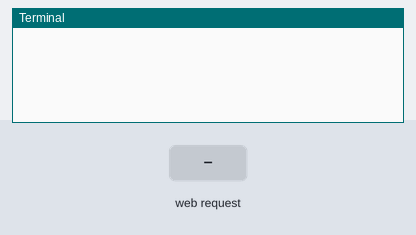
Bench run of a program on a simulated Raspberry Pi (BCM pin numbers). Shown: the last lines printed to the terminal. The inputs (shaded band) are chosen by the test bench. The camera gives no picture and a still takes 0.5 s; the clock reads 2024-03-15 10:24:30 at power-on unless the program sets it.

Above: at 1.2 s.
1.3 s: HTTP request for / received
At 2.5 s:
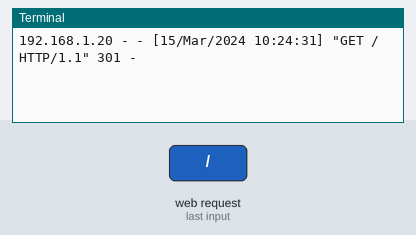
2.8 s: HTTP request for /index.html received
At 3.9 s:
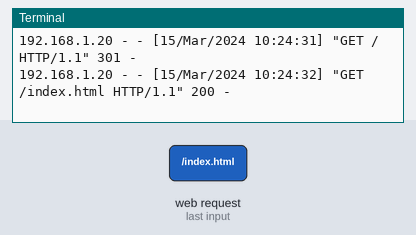
4.3 s: HTTP request for /stream.mjpg received
At 5.1 s:
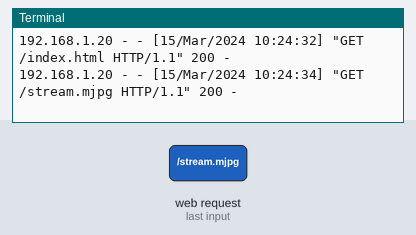

Measured:
- after the input at 1.3 s, the terminal: prints a new line at once (image 1)
- after the input at 2.8 s, the terminal: prints a new line at once (image 2)
- after the input at 4.3 s, the terminal: prints a new line at once (image 3)

The program:

Video-Stream.py
```python
# Web streaming example
# Source code from the official PiCamera package
# http://picamera.readthedocs.io/en/latest/recipes2.html#web-streaming

import io
import picamera
import logging
import socketserver
from threading import Condition
from http import server

PAGE="""\
<html>
<head>
<title>Raspberry Pi - Surveillance Camera</title>
</head>
<body>
<!--<center><h1>Raspberry Pi - Surveillance Camera</h1></center>-->
<center><img src="stream.mjpg" width="1280" height="960"></center>
</body>
</html>
"""

class StreamingOutput(object):
    def __init__(self):
        self.frame = None
        self.buffer = io.BytesIO()
        self.condition = Condition()

    def write(self, buf):
        if buf.startswith(b'\xff\xd8'):
            # New frame, copy the existing buffer's content and notify all
            # clients it's available
            self.buffer.truncate()
            with self.condition:
                self.frame = self.buffer.getvalue()
                self.condition.notify_all()
            self.buffer.seek(0)
        return self.buffer.write(buf)

class StreamingHandler(server.BaseHTTPRequestHandler):
    def do_GET(self):
        if self.path == '/':
            self.send_response(301)
            self.send_header('Location', '/index.html')
            self.end_headers()
        elif self.path == '/index.html':
            content = PAGE.encode('utf-8')
            self.send_response(200)
            self.send_header('Content-Type', 'text/html')
            self.send_header('Content-Length', len(content))
            self.end_headers()
            self.wfile.write(content)
        elif self.path == '/stream.mjpg':
            self.send_response(200)
            self.send_header('Age', 0)
            self.send_header('Cache-Control', 'no-cache, private')
            self.send_header('Pragma', 'no-cache')
            self.send_header('Content-Type', 'multipart/x-mixed-replace; boundary=FRAME')
            self.end_headers()
            try:
                while True:
                    with output.condition:
                        output.condition.wait()
                        frame = output.frame
                    self.wfile.write(b'--FRAME\r\n')
                    self.send_header('Content-Type', 'image/jpeg')
                    self.send_header('Content-Length', len(frame))
                    self.end_headers()
                    self.wfile.write(frame)
                    self.wfile.write(b'\r\n')
            except Exception as e:
                logging.warning(
                    'Removed streaming client %s: %s',
                    self.client_address, str(e))
        else:
            self.send_error(404)
            self.end_headers()

class StreamingServer(socketserver.ThreadingMixIn, server.HTTPServer):
    allow_reuse_address = True
    daemon_threads = True

with picamera.PiCamera(resolution='640x480', framerate=24) as camera:
    output = StreamingOutput()
    #Uncomment the next line to change your Pi's Camera rotation (in degrees)
    #camera.rotation = 90
    camera.start_recording(output, format='mjpeg')
    try:
        portNum = 8000
        address = ('', portNum)
        server = StreamingServer(address, StreamingHandler)
        server.serve_forever()
        print("Serving video feed on port" % portNum)
    finally:
        camera.stop_recording()
```
